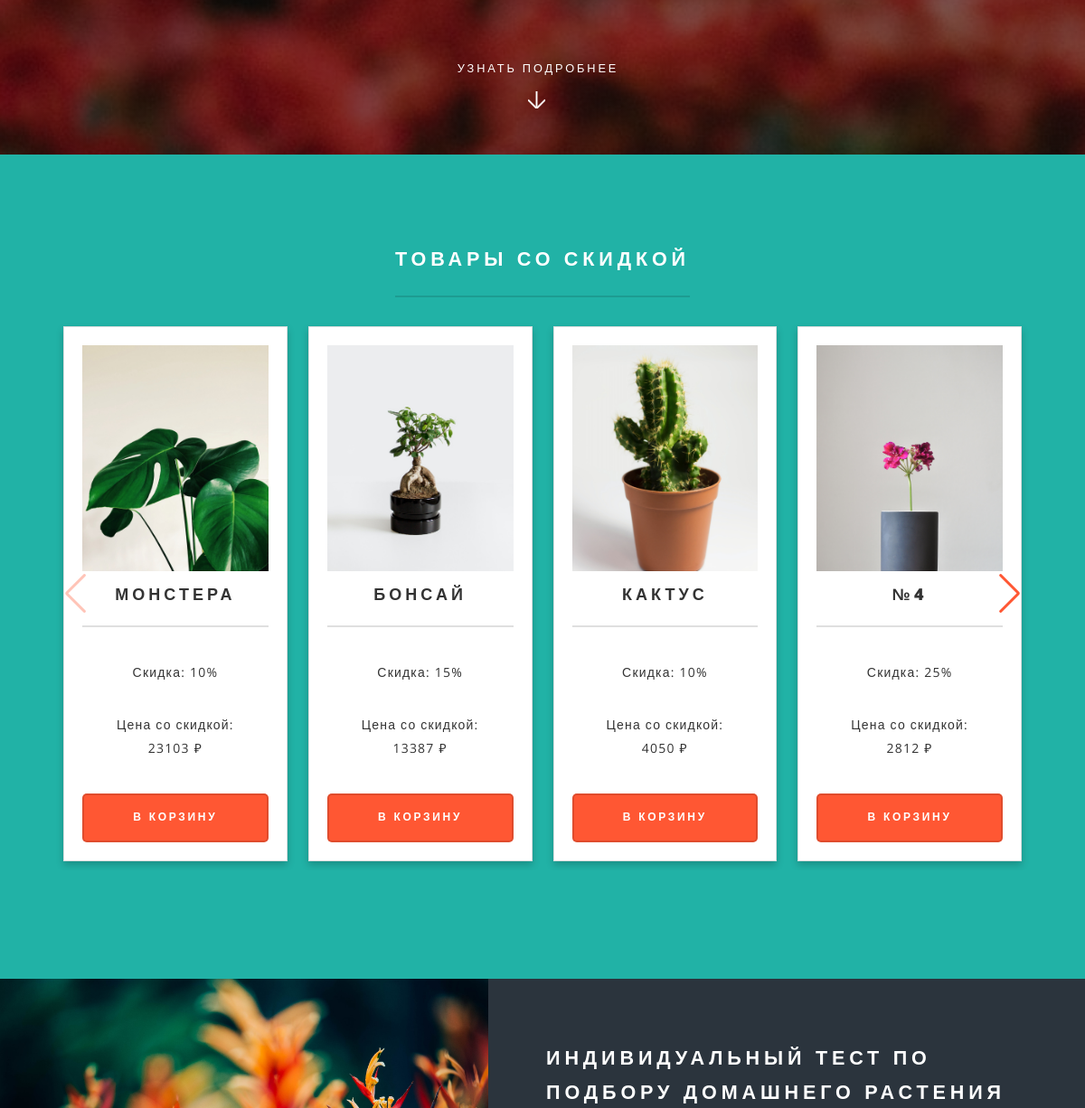
The app's page / (middle part), older data.
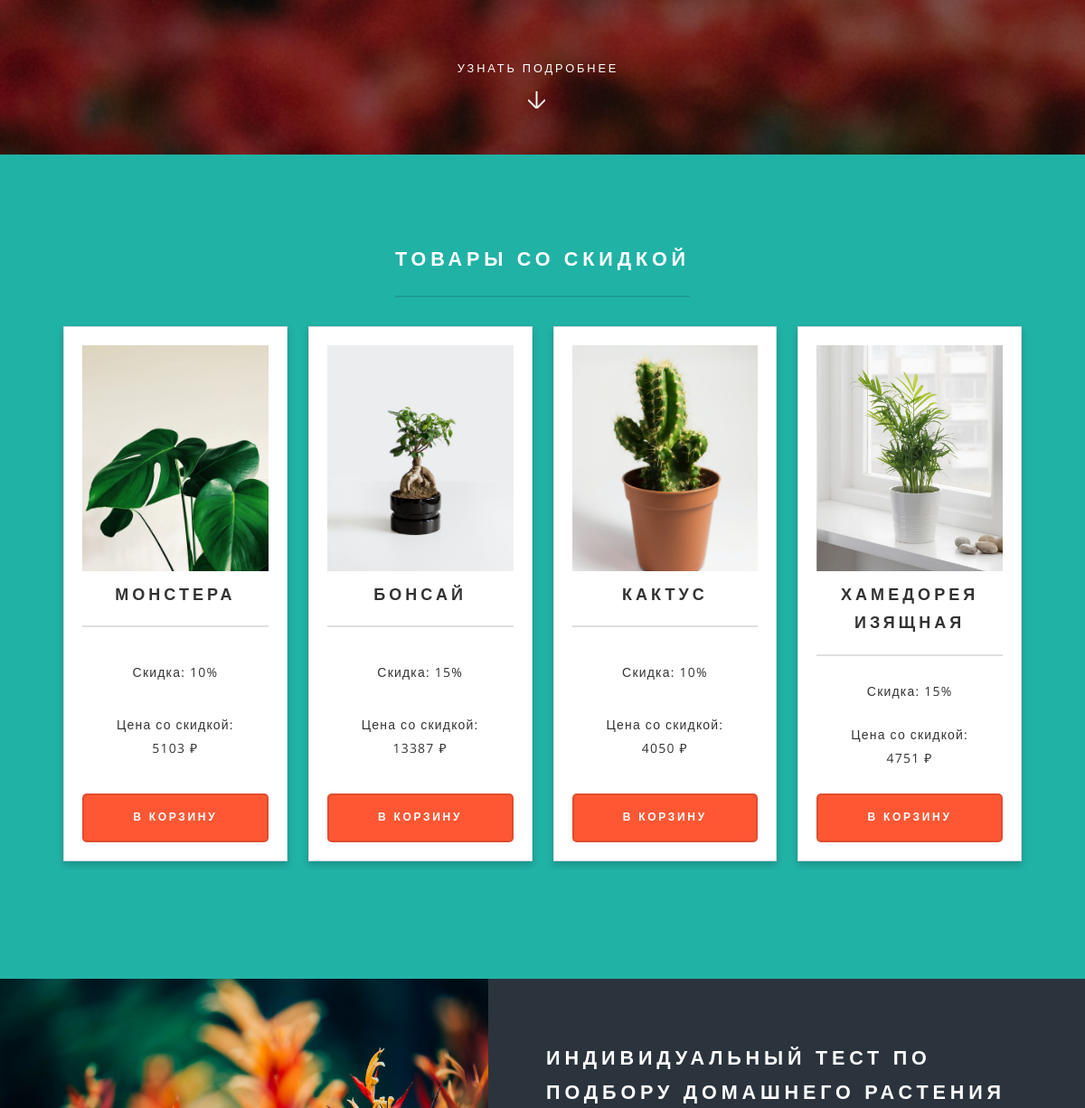
The same page, newer data.
### main_home/models.py (models this page shows, shortened)
class Plant(models.Model):
    tips = {
        ('Декоративно-лиственные растения', 'Декоративно-лиственные растения'),
        ('Красиво-цветущие растения', 'Красиво-цветущие растения'),
        ('Кактусы и суккуленты', 'Кактусы и суккуленты'),
    }
    name_plant = models.CharField(max_length=200, verbose_name='Название')
    type_plant = models.CharField(choices=tips, max_length=50, verbose_name='Вид растения')
    price_plant = models.IntegerField(verbose_name='Цена',
                                      validators=[
                                          MinValueValidator(1),
                                      ]
                                      )
    img_plant = models.ImageField(blank=True, upload_to='media', verbose_name='Картинка товара')
    text_plant = models.TextField(verbose_name='Описание товара')
    sale_plant = models.IntegerField(blank=True,
                                     verbose_name='Процент скидки',
                                     default=0,
                                     validators=[
                                         MaxValueValidator(100),
                                         MinValueValidator(0),
                                     ]
                                     )
    def get_sale(self):
        new_price = int(self.price_plant * (100 - self.sale_plant) / 100)
        return new_price

### main_home/views.py (the view)
# urls.py: path('', views.home, name='home_page'),
def home(request):
    plants = Plant.objects.all()
    context = {
        'items': plants
    }
    return render(request, 'main_site/index.html', context=context)

### main_home/templates/main_site/index.html (shortened to what this page needs)
{% extends 'main_site/layout.html' %}
{% block banner %}
<section id="banner">
    <a href="#one" class="more scrolly">Узнать подробнее</a>
</section>
{% endblock %}
{% block section_one %}
<section id="one" class="wrapper style1 special">
    <div class="inner">
        <header class="major">
            <h2>Товары со скидкой</h2>
            <div class="swiper mySwiper">
                <div class="swiper-wrapper">
                    {% for item in items %}
                    {% if item.sale_plant != 0 %}
                    <div class="swiper-slide">
                        <div class="swipper__card">
                            <img src="{{ item.img_plant.url }}" alt="{{ item.name_plant }}">
                            <div class="swipper__card-content">
                                <h3>{{ item.name_plant }}</h3>
                                <p>Скидка: {{ item.sale_plant }}%</p>
                                <p>Цена со скидкой: </br>
                                    {{ item.get_sale }} ₽</p>
                                <button class="add-to-cart-button">В корзину</button>
                            </div>
                        </div>
                    </div>
                    {% endif %}
                    {% endfor %}
                </div>
                <div class="swiper-button-next"></div>
            </div>
        </header>
    </div>
</section>
{% endblock %}
{% block section_two %}
<section id="two" class="wrapper alt style2">
    <section class="spotlight">
        <div class="image"><img src="static/main_site/img/pic4.jpg" alt="" /></div><div class="content">
            <h2>Индивидуальный тест по подбору домашнего растения</h2>
        </div>
    </section>
</section>
{% endblock %}

### main_home/templates/main_site/layout.html (shortened to what this page needs)
<!DOCTYPE HTML>
{% load static %}
<html lang="en">
<head>
    <link rel="stylesheet" href="{% static 'main_site/assets/css/main.css' %}">
    <link rel="stylesheet" href="https://cdn.jsdelivr.net/npm/swiper@11/swiper-bundle.min.css">
</head>
<body class="landing is-preload">
    <div id="page-wrapper">
        {% block banner %}{% endblock %}
        {% block section_one %}{% endblock %}
        {% block section_two %}{% endblock %}
    </div>
</body>
</html>

Row changes from the older to the newer data that the page shows:
removed Plant: img_plant (picture), name_plant "№4", sale_plant "25", get_sale "2812"
changed Plant "МОНСТЕРА": get_sale "23103" → "5103"
added Plant: img_plant (picture), name_plant "ХАМЕДОРЕЯ ИЗЯЩНАЯ", sale_plant "15", get_sale "4751"
